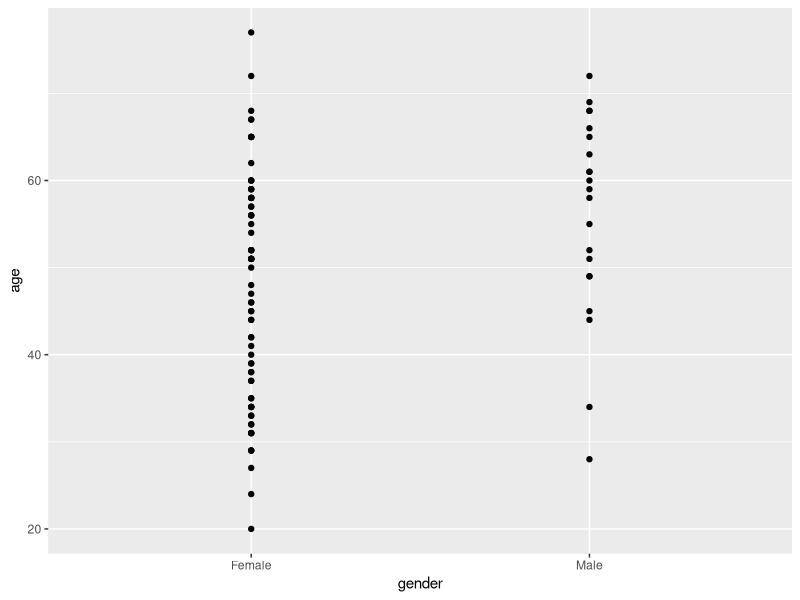
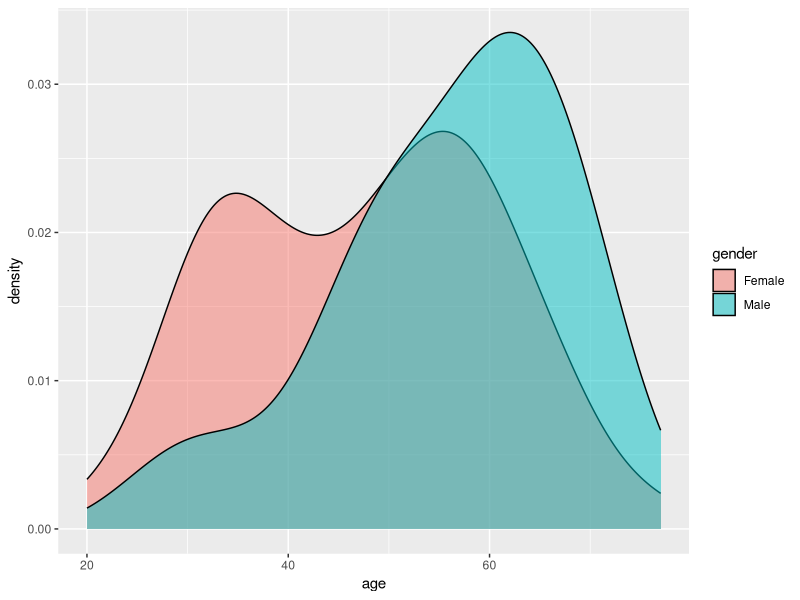
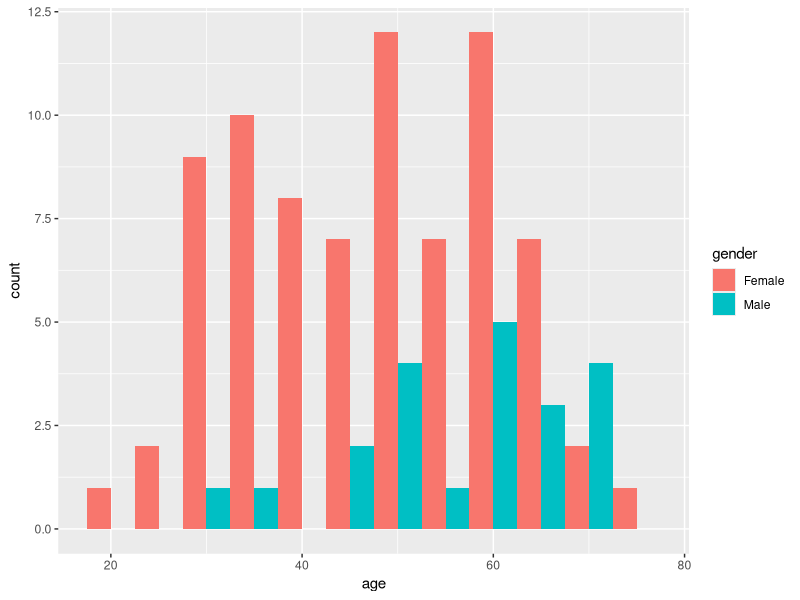
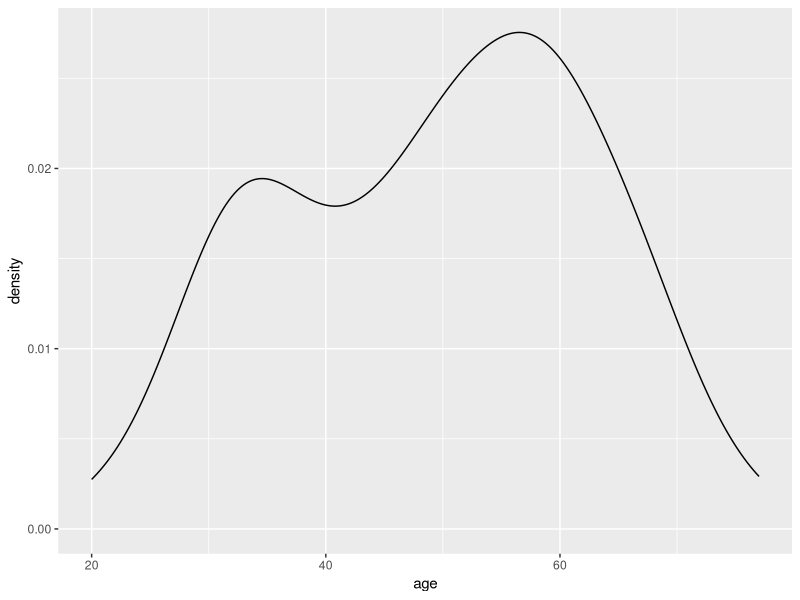
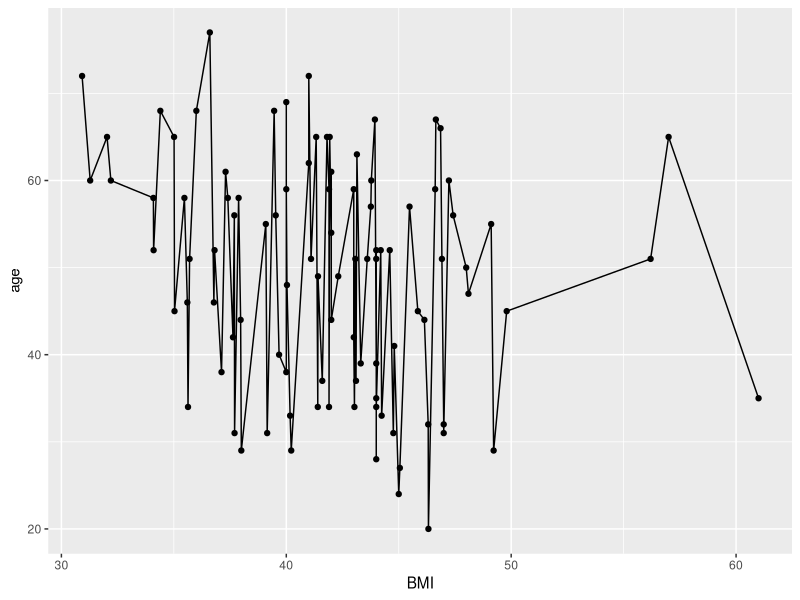

Write the R code that produced these figures, in order.
## ---- chunk 1
library(tidyverse)
library(here)

here()
data <- read_delim(here("Data", "exam_data.txt")) #Assigning the dataset to an object "data".
data

## ---- chunk 2
tidy_data <- data %>% rename(BMI = "BMI kg/m2", # Renaming columns 
                Attempts = "# attempts",
                Failures = "# failures") %>% 
  distinct() %>% # Removing duplicates
  pivot_wider(names_from = difficulties_intubating_feature, 
              values_from = difficulties_intubating_value) %>% 
  # Creating three new columns by pivoting wider 
  separate(col = last_method_S_F,
           into = c("last_method", "last_method_S_F"),
           sep = "_") %>% # Splitting the last_method_S_F column into two different columns
  mutate(last_method_S_F = as.double(last_method_S_F),
         last_method = as.double(last_method)) #Converting these two columns to numeric columns as they were turned into character columns when splitting them
  
## ---- chunk 3
og_data <- tidy_data %>% select(-c(month, year)) # Removing the columns month and year 
 
## ---- chunk 4
ad_df <- read_delim(here("Data", "exam_data_join.txt")) # Importing the additional dataset and assigning it to an object
## ---- chunk 5
joined_df <- og_data %>% 
  left_join(ad_df, by = "id") %>%  # Deciding to join the original dataframe to the ad_df by the column "id" as this is present in both datasets
  distinct() %>% # Removing duplicates
 mutate(gender = if_else(gender == 0, "Female", "Male"), # Could also have used the function case_when like this: mutate(gender =case_when(gender == "0" ~ "Female", gender == "1" ~ "Male"))
        Mallampati_asa = (asa*Mallampati), # Adding a column multiplicating the columns asa and Mallampati ) # Changing the column gender to character observations
        Ease_quartile = cut(ease, breaks = 4), # Creating a new column with quartile-values for the ease-column 
        Method_check = ifelse(last_method == Randomization, "True", "False")) %>%  # Creating a new column that checks whether the column "last method" contains the same values as the column "Randomization) 

  select(id, gender, age, BMI, everything()) %>%  #Changing the order of the columns so that gender is at the beginning of the dataset. 
  arrange(id) #%>%  # The id's in our dataset are already in increasing order, but we could have used the code arrange(desc(id)) if we wanted to change them into descending order. 

## ---- chunk 6
joined_df %>% summarise(across(everything(), ~sum(is.na(.)))) # There are 2 missing values for BMI,  1 for sore_throat, 1 for mallampati and 1 for mallampati_asa
## ---- chunk 7
joined_df %>% 
  group_by(gender) %>% 
  summarise(
    min_total_intubation_time = min(total_intubation_time, na.rm = T),  #It is possible to use na.rm = T instead of writing TRUE (it does the same)
    max_total_intubation_time = max(total_intubation_time, na.rm = T),
    mean_total_intubation_time = mean(total_intubation_time, na.rm = T),
    sd_total_intubation_time = sd(total_intubation_time, na.rm = T))
## ---- chunk 8
joined_df %>% 
  group_by(gender) %>% 
  filter(BMI <= 40) %>% 
   summarise(
    min_total_intubation_time = min(total_intubation_time, na.rm = T),
    max_total_intubation_time = max(total_intubation_time, na.rm = T),
    mean_total_intubation_time = mean(total_intubation_time, na.rm = T),
    sd_total_intubation_time = sd(total_intubation_time, na.rm = T))
## ---- chunk 9
joined_df %>% 
  group_by(Randomization) %>% 
  filter(gender == "Female") %>% 
   summarise(
    min_total_intubation_time = min(total_intubation_time, na.rm = T),
    max_total_intubation_time = max(total_intubation_time, na.rm = T),
    mean_total_intubation_time = mean(total_intubation_time, na.rm = T),
    sd_total_intubation_time = sd(total_intubation_time, na.rm = T))
## ---- chunk 10
joined_df %>% 
  group_by(Attempts) %>% 
  filter(age > 45) %>% 
   summarise(
    min_total_intubation_time = min(total_intubation_time, na.rm = T),
    max_total_intubation_time = max(total_intubation_time, na.rm = T),
    mean_total_intubation_time = mean(total_intubation_time, na.rm = T),
    sd_total_intubation_time = sd(total_intubation_time, na.rm = T))
## ---- chunk 11
joined_df %>% 
  group_by(Failures) %>% 
  filter(Mallampati >= 2) %>% 
   summarise(
    min_total_intubation_time = min(total_intubation_time, na.rm = T),
    max_total_intubation_time = max(total_intubation_time, na.rm = T),
    mean_total_intubation_time = mean(total_intubation_time, na.rm = T),
    sd_total_intubation_time = sd(total_intubation_time, na.rm = T))
## ---- chunk 12
CC_table <- joined_df %>%
  count(gender, Attempts)
## ---- chunk 13

#Checking if age distribution depends on gender:
joined_df %>% 
  ggplot(aes(x = gender, y = age)) + geom_point() # Checking first with a scatterplot

ggplot(joined_df, aes(x = age, fill = gender)) +
  geom_density(alpha = 0.5) # Density plot of the age distribution depending on gender

ggplot(joined_df, aes(x = age, fill = gender)) +
  geom_histogram(binwidth = 5, position = "dodge") # Histogram of age depending on gender

ggplot(joined_df, aes(x = age, fill = BMI)) +
  geom_density(alpha = 0.5)

ggplot(joined_df, aes(x = BMI, y = age)) +
  geom_point() + geom_line()
